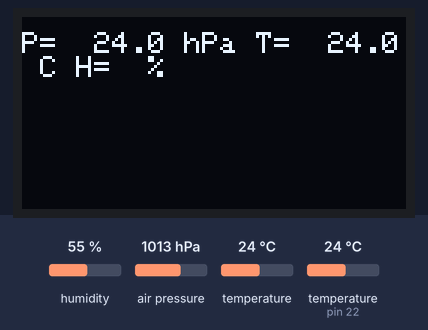
This sketch was run on a simulated Arduino Mega 2560, built with avr-gcc and run on an emulated ATmega2560. Parts: 128×64 one-colour display. Inputs (shaded band) come from the test bench; at power-on: temperature 24 °C, humidity 55 %, air pressure 1013 hPa, temperature (sensor on pin 22) 24 °C.

Above: at 3.4 s.
3.5 s: temperature (sensor 0) set to 12 °C
At 7.9 s:
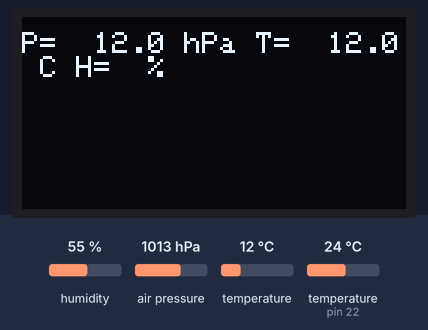
8.7 s: temperature (sensor 0) set to 19 °C
At 13.1 s:
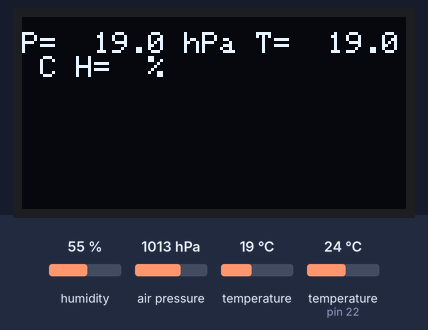
13.9 s: temperature (sensor 0) set to 28 °C
At 18.2 s:
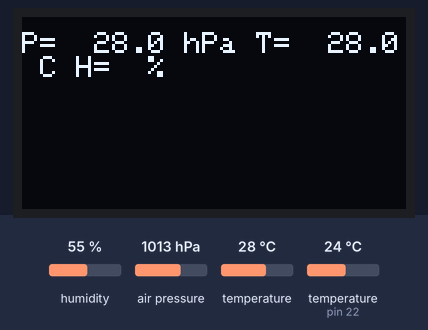
Timing chart, 0 to 19.7 s (numbered marks = the images above; inputs shaded):
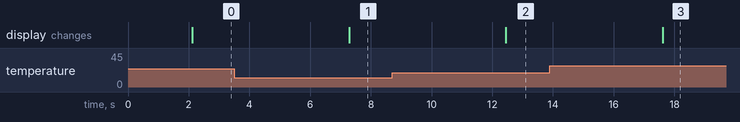

Measured:
- after the input at 3.5 s, the display: changes after 3.8 s (image 1)
- after the input at 8.7 s, the display: changes after 3.8 s (image 2)
- after the input at 13.9 s, the display: changes after 3.7 s (image 3)

The sketch:

BMP180-i2c.ino
```cpp
#include <SFE_BMP180.h>
#include "DHT.h"
#include <SPI.h>//Libreria de OLED
#include <Wire.h>//Libreria de OLED
#include <Adafruit_GFX.h>//Libreria de OLED
#include <Adafruit_SSD1306.h>//Libreria de OLED
#include <Adafruit_BMP085.h>
#define OLED_RESET 4
Adafruit_SSD1306 display = Adafruit_SSD1306(128, 64, &Wire, OLED_RESET);
#define SSD1306_128_64

SFE_BMP180 pressure;
float temperature;
#define ALTITUDE 216.0 // Altitude in Sparta, Greece
#define DHTPIN 22     // what pin we're connected to
#define DHTTYPE DHT11
DHT dht(DHTPIN, DHTTYPE);

void setup() {
  // put your setup code here, to run once:

  //dht.begin();
  Serial.begin(9600);
  display.begin(SSD1306_SWITCHCAPVCC, 0x3D);   //Indicamos el inicio del LCD
  display.clearDisplay();//Impresion primera fila
  display.setTextSize(1);
  display.setTextColor(WHITE);
  display.clearDisplay();
  Wire.begin();
  pressure.begin();
}

void loop() {
  // put your main code here, to run repeatedly:

  display.clearDisplay();

  float humidity, pressure;
 humidity = dht.readHumidity()+10.0f;
 pressure = readPressureAndTemperature();

 delay(2000);

 char tempF[6];
 char humF[6];
 char pressF[7];

 dtostrf(temperature, 5, 1, tempF);
 dtostrf(humidity, 2, 0, humF);
 dtostrf(pressure, 7, 2, pressF);


  display.setCursor(0,5);
  display.print("P= ");
  display.print(tempF);
  display.print(" hPa");
  display.print(" T= ");
  display.print(tempF);
  //display.print((char)223);
  display.print(" C");
  display.print(" H= ");
  display.print(humF);
  display.print(" %");
  display.display();

  delay(500);
}
float readPressureAndTemperature()
{
  char status;
  double T,P,p0,a;

  status = pressure.startTemperature();
  if (status != 0)
  {
    delay(status);
    status = pressure.getTemperature(T);
    if (status != 0)
    {
      temperature = T;
      status = pressure.startPressure(3);
      if (status != 0)
      {
        delay(status);
        status = pressure.getPressure(P,T);
        if (status != 0)
        {
          p0 = pressure.sealevel(P,ALTITUDE);
          return p0;
        }
      }
    }
  }
}
```
